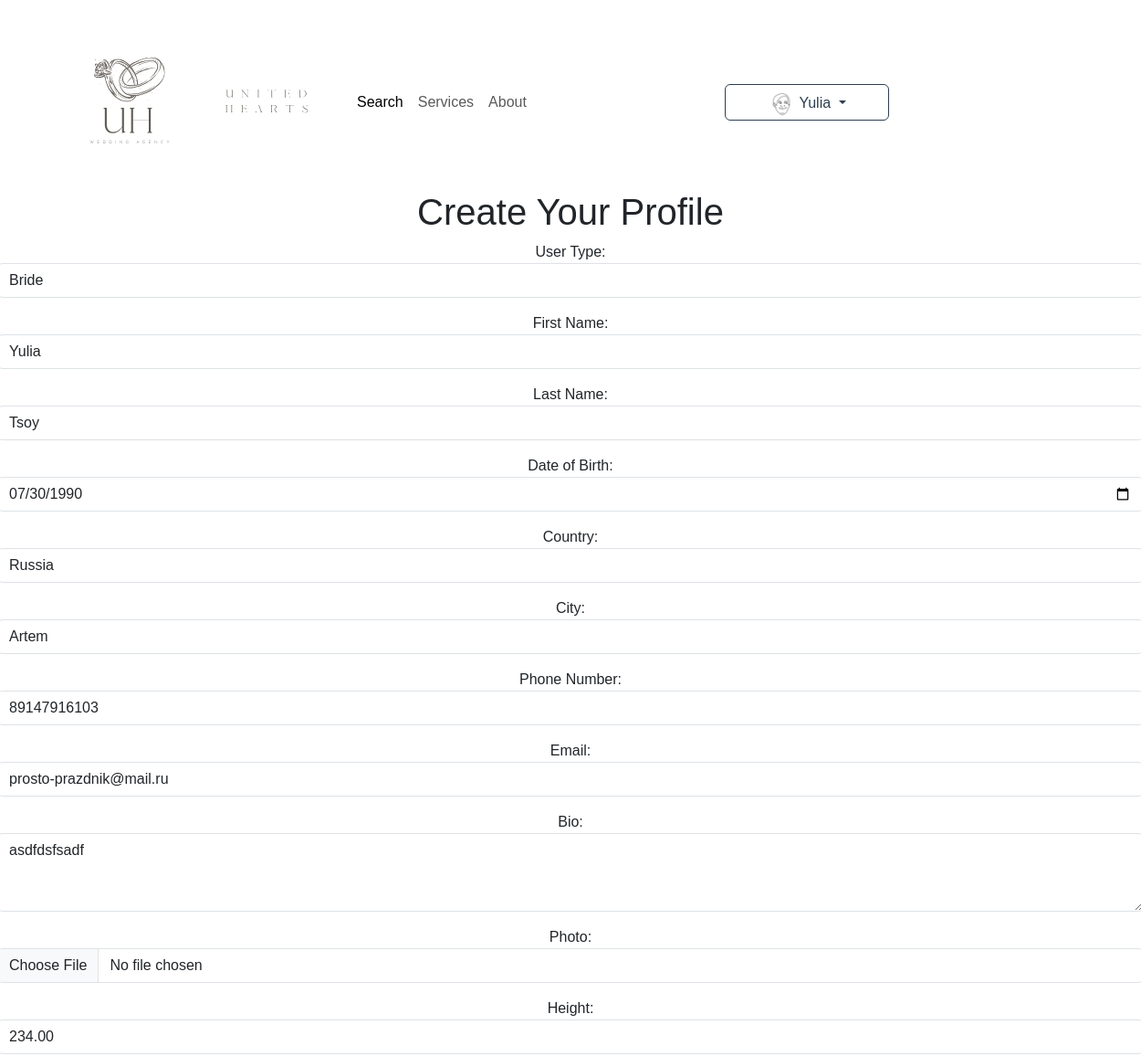
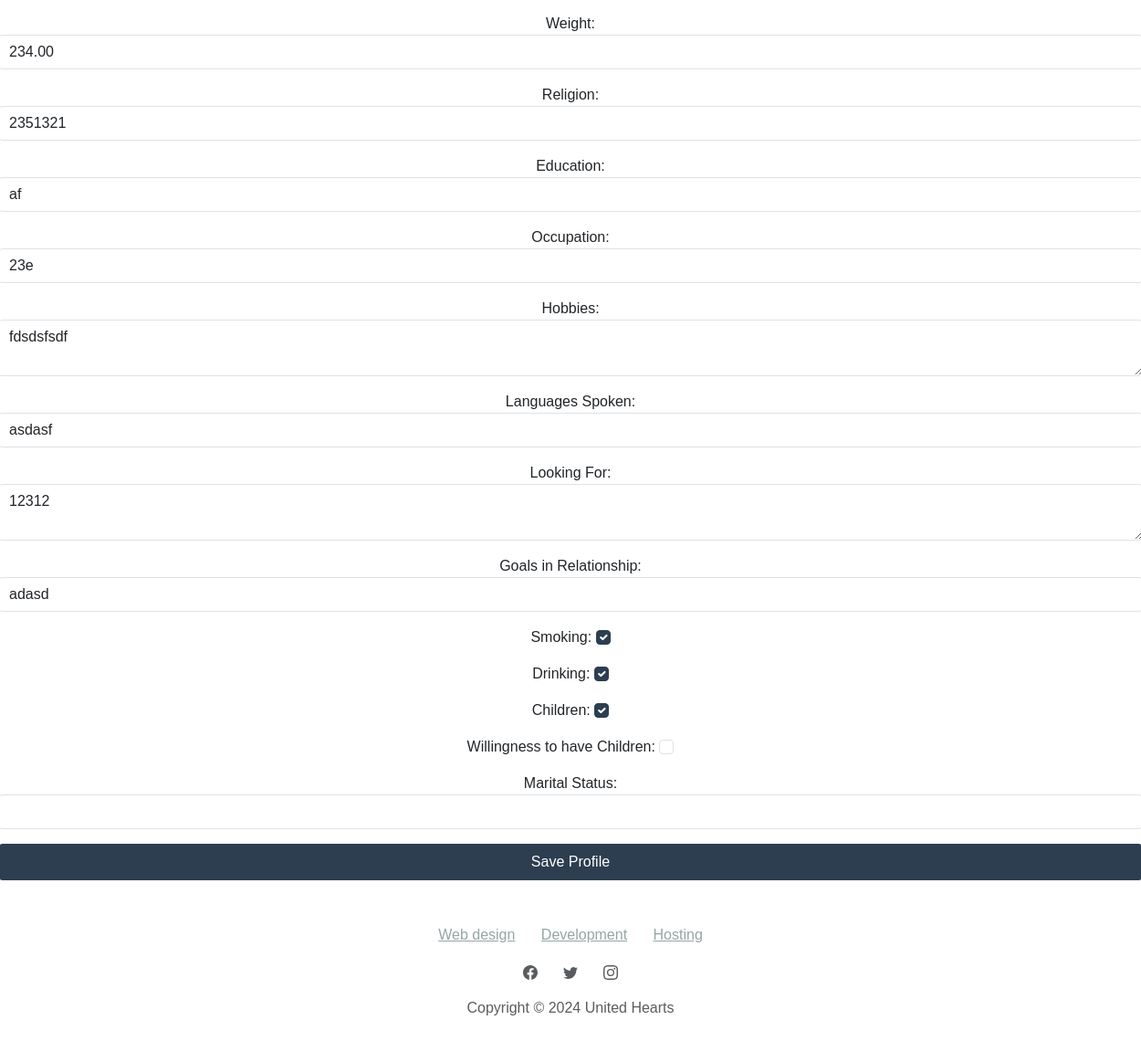
Screenshot of /en-us/profiles/profile/create/ (signed in) with the database file from the repository (2 pictures, top to bottom).
### profiles/models.py (models this page shows, shortened)
class Profile(models.Model):
    USER_TYPE_CHOICES = [
        ('groom', _('Groom')),
        ('bride', _('Bride')),
    ]
    user = models.OneToOneField(User, on_delete=models.CASCADE)
    user_type = models.CharField(_('User Type'), max_length=10, choices=USER_TYPE_CHOICES)
    first_name = models.CharField(_('First Name'), max_length=100)
    last_name = models.CharField(_('Last Name'), max_length=100)
    date_of_birth = models.DateField(null=True, blank=True)
    country = models.CharField(_('Country'), max_length=100)
    city = models.CharField(_('City'), max_length=100)
    phone_number = models.CharField(_('Phone Number'), max_length=20, validators=[
        RegexValidator(regex=r'^\+?1?\d{9,15}$', message=_("Phone number must be entered in the format: '+999999999'. Up to 15 digits allowed."))
    ])
    email = models.EmailField(_('Email'))
    bio = models.TextField(_('Bio'))
    photo = models.ImageField(_('Photo'), upload_to='profile_photos/', null=True, blank=True)
    height = models.DecimalField(_('Height'), max_digits=5, decimal_places=2, null=True, blank=True)
    weight = models.DecimalField(_('Weight'), max_digits=5, decimal_places=2, null=True, blank=True)
    religion = models.CharField(_('Religion'), max_length=50, null=True, blank=True)
    education = models.CharField(_('Education'), max_length=255, null=True, blank=True)
    occupation = models.CharField(_('Occupation'), max_length=255, null=True, blank=True)
    hobbies = models.TextField(_('Hobbies'), null=True, blank=True)
    languages_spoken = models.CharField(_('Languages Spoken'), max_length=255, null=True, blank=True)
    looking_for = models.TextField(_('Looking For'), null=True, blank=True)
    goals_in_relationship = models.CharField(_('Goals in Relationship'), max_length=255, null=True, blank=True)
    smoking = models.BooleanField(_('Smoking'), default=False)
    drinking = models.BooleanField(_('Drinking'), default=False)
    children = models.BooleanField(_('Children'), default=False)
    willingness_to_have_children = models.BooleanField(_('Willingness to have Children'), default=False)
    marital_status = models.CharField(_('Marital Status'), max_length=50, null=True, blank=True)

### profiles/views.py (the view)
# urls.py: path('profile/create/', views.create_profile, name='create_profile'),  # Создание профиля
@login_required
def create_profile(request):
    try:
        profile = request.user.profile
    except Profile.DoesNotExist:
        profile = Profile.objects.create(user=request.user)
    if request.method == 'POST':
        form = ProfileForm(request.POST, request.FILES, instance=profile)
        if form.is_valid():
            form.save()
            messages.success(request, _('Your profile has been created!'))
            return redirect('profile_detail', pk=profile.pk)
    else:
        form = ProfileForm(instance=profile)
    return render(request, 'profiles/create_profile.html', {'form': form})

### templates/profiles/create_profile.html (shortened to what this page needs)
{% extends 'base.html' %}
{% load i18n %}
{% block content %}
    <h2>{% blocktrans %}Create Your Profile{% endblocktrans %}</h2>
    <form method="POST" enctype="multipart/form-data">
        {{ form.as_p }}
        <button type="submit" class="btn btn-primary">{% blocktrans %}Save Profile{% endblocktrans %}</button>
    </form>
{% endblock %}

### templates/navbar.html (shortened to what this page needs)
{% load static %}
<nav class="navbar navbar-expand-md bg-body py-3" style="width: 1280px" align="center">
    <div class="container">
        <a class="navbar-brand d-flex align-items-center" href="/">
            <span> <img src="{% static 'assets/img/logo.svg' %}" alt="Logo" width="150" height="150"></span>
            <span><img src="{% static 'assets/img/brand.svg' %}" alt="Brand" width="150" height="150"></span>
        </a>
        <div id="navcol-1" class="collapse navbar-collapse">
            <ul class="navbar-nav me-auto">
                <li class="nav-item"><a class="nav-link active" href="profiles">Search</a></li>
                <li class="nav-item"><a class="nav-link" href="#">Services</a></li>
                <li class="nav-item"><a class="nav-link" href="#">About</a></li>
            </ul>
        </div>
        <div class="container-fluid" align="center">
            {% if user.is_authenticated %}
                <div class="dropdown">
                    <button class="btn btn-outline-primary dropdown-toggle" style="width:180px" type="button" id="userMenu" data-bs-toggle="dropdown" aria-expanded="false">
                        {% if user.profile and user.profile.photo %}
                            <img src="{{ user.profile.photo.url }}" alt="User Avatar" style="width: 30px; height: 30px; border-radius: 50%;">
                        {% endif %}
                        {{ user.profile.first_name }}
                    </button>
                </div>
            {% endif %}
        </div>
    </div>
</nav>

### rows the page displays
Profile: user_type "Bride", first_name "Yulia", last_name "Tsoy", date_of_birth "07/30/1990", country "Russia", city "Artem", phone_number "89147916103", email "prosto-prazdnik@mail.ru", bio "asdfdsfsadf", height "234.00", weight "234.00", religion "2351321", education "af", occupation "23e", hobbies "fdsdsfsdf", languages_spoken "asdasf", looking_for "12312", goals_in_relationship "adasd", smoking "☑", drinking "☑", children "☑"

### other values shown
{{ user.profile.first_name }} "Yulia"
